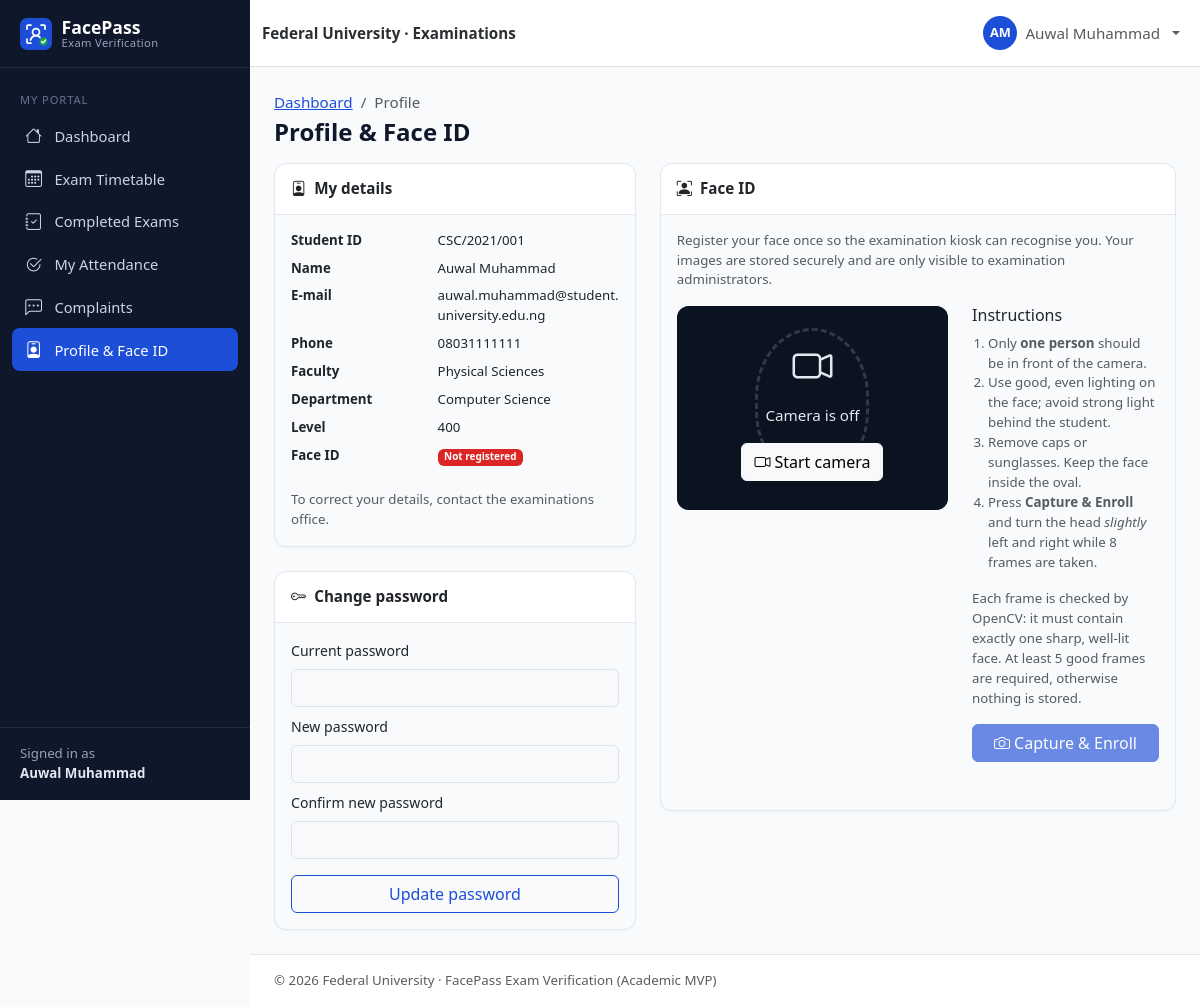
/student/profile.php (signed in), run on the app's committed database.
### tables this page shows
CREATE TABLE users (
    id               INT UNSIGNED NOT NULL AUTO_INCREMENT,
    student_id       VARCHAR(30)  NULL,                 
    first_name       VARCHAR(60)  NOT NULL,
    last_name        VARCHAR(60)  NOT NULL,
    email            VARCHAR(120) NOT NULL,
    phone            VARCHAR(20)  NULL,
    password         VARCHAR(255) NOT NULL,             
    role             ENUM('admin','student') NOT NULL DEFAULT 'student',
    department       VARCHAR(100) NULL,
    level            VARCHAR(10)  NULL,                 
    faculty          VARCHAR(100) NULL,
    face_registered  TINYINT(1)   NOT NULL DEFAULT 0,
    account_status   ENUM('active','inactive','suspended') NOT NULL DEFAULT 'active',
    created_at       TIMESTAMP    NOT NULL DEFAULT CURRENT_TIMESTAMP,
    updated_at       TIMESTAMP    NOT NULL DEFAULT CURRENT_TIMESTAMP ON UPDATE CURRENT_TIMESTAMP,
    PRIMARY KEY (id),
    UNIQUE KEY uq_users_student_id (student_id),
    UNIQUE KEY uq_users_email (email),
    KEY idx_users_role (role),
    KEY idx_users_dept_level (department, level),
    KEY idx_users_status (account_status)
);

### config/database.php (called while the page is built, shortened)
<?php
function db(): PDO
{
    static $pdo = null;
    if ($pdo === null) {
        $dsn = sprintf(
            'mysql:host=%s;port=%s;dbname=%s;charset=utf8mb4',
            DB_HOST,
            DB_PORT,
            DB_NAME
        );
        $pdo = new PDO($dsn, DB_USER, DB_PASS, [
            PDO::ATTR_ERRMODE            => PDO::ERRMODE_EXCEPTION,
            PDO::ATTR_DEFAULT_FETCH_MODE => PDO::FETCH_ASSOC,
            PDO::ATTR_EMULATE_PREPARES   => false,
        ]);
        $offset = (new DateTime('now', new DateTimeZone(APP_TIMEZONE)))->format('P');
        $stmt = $pdo->prepare('SET time_zone = ?');
        $stmt->execute([$offset]);
    }
    return $pdo;
}

### includes/auth.php (called while the page is built, shortened)
<?php
function current_user(): ?array
{
    static $user = false;
    if ($user !== false) {
        return $user;
    }
    $user = null;
    if (!empty($_SESSION['user_id'])) {
        $stmt = db()->prepare('SELECT * FROM users WHERE id = ?');
        $stmt->execute([(int) $_SESSION['user_id']]);
        $row = $stmt->fetch();
        if ($row && $row['account_status'] === 'active' && $row['role'] === ($_SESSION['role'] ?? '')) {
            $user = $row;
        } else {
            logout_user();
        }
    }
    return $user;
}
function requireLogin(): array
{
    $user = current_user();
    return $user;
}
function requireStudent(): array
{
    $user = requireLogin();
    return $user;
}

### student/profile.php (the view, shortened to what this page needs)
<?php
$student = requireStudent();
$canSelfEnroll = !$student['face_registered'] && get_setting('allow_student_self_enrollment', '1') === '1';
$pageTitle = 'Profile & Face ID';
$breadcrumbs = ['Dashboard' => 'student/dashboard.php', 'Profile' => null];
require __DIR__ . '/../includes/header.php';
?>
<div class="row g-4">
    <div class="col-lg-5">
        <div class="card mb-4">
            <div class="card-header"><i class="bi bi-person-badge me-2"></i>My details</div>
            <div class="card-body">
                <dl class="row mb-0 small">
                    <dt class="col-5">Student ID</dt><dd class="col-7"><?= e($student['student_id']) ?></dd>
                    <dt class="col-5">Name</dt><dd class="col-7"><?= e(full_name($student)) ?></dd>
                    <dt class="col-5">E-mail</dt><dd class="col-7"><?= e($student['email']) ?></dd>
                    <dt class="col-5">Phone</dt><dd class="col-7"><?= e($student['phone']) ?></dd>
                    <dt class="col-5">Faculty</dt><dd class="col-7"><?= e($student['faculty']) ?></dd>
                    <dt class="col-5">Department</dt><dd class="col-7"><?= e($student['department']) ?></dd>
                    <dt class="col-5">Level</dt><dd class="col-7"><?= e($student['level']) ?></dd>
                    <dt class="col-5">Face ID</dt><dd class="col-7"><?= yes_no_badge($student['face_registered'], 'Registered', 'Not registered') ?></dd>
                </dl>
                <p class="small text-muted mt-3 mb-0">To correct your details, contact the examinations office.</p>
            </div>
        </div>
        <div class="card">
            <div class="card-header"><i class="bi bi-key me-2"></i>Change password</div>
            <div class="card-body">
                <form method="post" class="needs-validation" novalidate>
                    <div class="mb-2"><label class="form-label" for="current_password">Current password</label>
                        <input type="password" class="form-control" id="current_password" name="current_password" required autocomplete="current-password"></div>
                    <div class="mb-2"><label class="form-label" for="new_password">New password</label>
                        <input type="password" class="form-control" id="new_password" name="new_password" minlength="8" required autocomplete="new-password"></div>
                    <div class="mb-3"><label class="form-label" for="new_password_confirm">Confirm new password</label>
                        <input type="password" class="form-control" id="new_password_confirm" name="new_password_confirm" data-match="#new_password" required autocomplete="new-password">
                        <div class="invalid-feedback">Passwords do not match.</div></div>
                    <button class="btn btn-outline-primary w-100">Update password</button>
                </form>
            </div>
        </div>
    </div>
    <div class="col-lg-7">
        <div class="card">
            <div class="card-header"><i class="bi bi-person-bounding-box me-2"></i>Face ID</div>
            <div class="card-body">
                <?php if ($student['face_registered']): ?>
                    <div class="alert alert-success mb-0"><i class="bi bi-check-circle me-1"></i>Your face is registered. You will be identified automatically at the examination hall entrance.
                        If you have changed your appearance significantly, ask the examinations office to re-enroll you.</div>
                <?php elseif ($canSelfEnroll): ?>
                    <p class="small text-muted">Register your face once so the examination kiosk can recognise you. Your images are stored securely and are only visible to examination administrators.</p>
                    <?php require __DIR__ . '/../includes/enroll-widget.php'; ?>
                <?php else: ?>
                    <div class="alert alert-warning mb-0"><i class="bi bi-exclamation-triangle me-1"></i>Your face is not registered. Please visit the examinations office with your ID card to complete face enrollment before your first examination.</div>
                <?php endif; ?>
            </div>
        </div>
    </div>
</div>
<?php require __DIR__ . '/../includes/footer.php'; ?>

### includes/header.php (shortened to what this page needs)
<?php
$pageTitle = $pageTitle ?? APP_NAME;
$layout = $layout ?? 'app';
$breadcrumbs = $breadcrumbs ?? [];
$bodyClass = $bodyClass ?? '';
$user = current_user();
$role = $user['role'] ?? null;
?>
<!doctype html>
<html lang="en">
<head>
    <link rel="stylesheet" href="<?= e(url('assets/vendor/bootstrap/bootstrap.min.css')) ?>">
    <link rel="stylesheet" href="<?= e(url('assets/vendor/bootstrap-icons/bootstrap-icons.min.css')) ?>">
    <link rel="stylesheet" href="<?= e(url('assets/css/style.css')) ?>">
    <?php if ($role === 'admin'): ?>
        <link rel="stylesheet" href="<?= e(url('assets/css/admin.css')) ?>">
    <?php elseif ($role === 'student'): ?>
        <link rel="stylesheet" href="<?= e(url('assets/css/student.css')) ?>">
    <?php endif; ?>
</head>
<body class="<?= e(trim("layout-$layout $bodyClass")) ?>">
<?php if ($layout === 'app' && $user): ?>
<div class="app-shell">
    <?php require __DIR__ . '/sidebar.php'; ?>
    <div class="app-main">
        <nav class="navbar navbar-expand bg-white border-bottom app-topbar sticky-top">
            <div class="container-fluid">
                <span class="navbar-text fw-semibold text-secondary-emphasis d-none d-sm-inline">
                    <?= e(INSTITUTION_NAME) ?> · Examinations
                </span>
                <ul class="navbar-nav ms-auto align-items-center">
                    <li class="nav-item dropdown">
                        <a class="nav-link dropdown-toggle d-flex align-items-center gap-2" href="#" role="button"
                           data-bs-toggle="dropdown" aria-expanded="false">
                            <span class="avatar-circle"><?= e(strtoupper(substr($user['first_name'], 0, 1) . substr($user['last_name'], 0, 1))) ?></span>
                            <span class="d-none d-md-inline"><?= e(full_name($user)) ?></span>
                        </a>
                    </li>
                </ul>
            </div>
        </nav>
        <main class="app-content container-fluid">
            <div class="d-flex flex-wrap justify-content-between align-items-center mb-3 gap-2">
                <div>
                    <?php if ($breadcrumbs): ?>
                        <nav aria-label="breadcrumb">
                            <ol class="breadcrumb small mb-1">
                                <?php foreach ($breadcrumbs as $label => $link): ?>
                                    <?php if ($link): ?>
                                        <li class="breadcrumb-item"><a href="<?= e(url($link)) ?>"><?= e($label) ?></a></li>
                                    <?php else: ?>
                                        <li class="breadcrumb-item active" aria-current="page"><?= e($label) ?></li>
                                    <?php endif; ?>
                                <?php endforeach; ?>
                            </ol>
                        </nav>
                    <?php endif; ?>
                    <h1 class="h4 mb-0 page-title"><?= e($pageTitle) ?></h1>
                </div>
            </div>
<?php else: ?>
<main class="plain-content">
<?php endif; ?>

### includes/sidebar.php (shortened to what this page needs)
<?php
$current = str_replace('\\', '/', $_SERVER['SCRIPT_NAME'] ?? '');
if (($user['role'] ?? '') === 'admin') {
    $menu = [
        'Overview' => [
            ['admin/dashboard.php', 'bi-speedometer2', 'Dashboard'],
        ],
        'Examination Day' => [
            ['verification/index.php', 'bi-person-bounding-box', 'Verification Kiosk'],
            ['verification/result.php', 'bi-clipboard-check', 'Live Verification Log'],
        ],
        'Management' => [
            ['admin/students.php', 'bi-people', 'Students'],
            ['admin/examinations.php', 'bi-calendar-event', 'Examinations'],
            ['admin/payments.php', 'bi-cash-coin', 'Payments & Eligibility'],
            ['admin/attendance.php', 'bi-check2-square', 'Attendance'],
            ['admin/complaints.php', 'bi-chat-left-text', 'Complaints'],
        ],
        'System' => [
            ['admin/users.php', 'bi-shield-lock', 'Administrators'],
            ['admin/audit-logs.php', 'bi-journal-text', 'Audit Logs'],
            ['admin/settings.php', 'bi-gear', 'Settings'],
        ],
    ];
    $aliases = [
        'admin/student-view.php' => 'admin/students.php',
        'admin/enroll-face.php' => 'admin/students.php',
        'auth/register.php' => 'admin/students.php',
        'admin/examination-create.php' => 'admin/examinations.php',
    ];
} else {
    $menu = [
        'My Portal' => [
            ['student/dashboard.php', 'bi-house', 'Dashboard'],
            ['student/timetable.php', 'bi-calendar3', 'Exam Timetable'],
            ['student/examinations.php', 'bi-journal-check', 'Completed Exams'],
            ['student/attendance.php', 'bi-check2-circle', 'My Attendance'],
            ['student/complaints.php', 'bi-chat-left-dots', 'Complaints'],
            ['student/profile.php', 'bi-person-badge', 'Profile & Face ID'],
        ],
    ];
    $aliases = [];
}
$isActive = function (string $path) use ($current, $aliases): bool {
    foreach ($aliases as $child => $parent) {
        if ($parent === $path && str_ends_with($current, '/' . $child)) {
            return true;
        }
    }
    return str_ends_with($current, '/' . $path);
};
?>
<aside class="offcanvas-lg offcanvas-start app-sidebar" tabindex="-1" id="appSidebar" aria-labelledby="appSidebarLabel">
    <div class="offcanvas-body flex-column p-0">
        <div class="sidebar-desktop-brand d-none d-lg-block">
            <a class="sidebar-brand" href="<?= e(url('index.php')) ?>">
                <img src="<?= e(url('assets/images/logo.svg')) ?>" alt="" width="32" height="32">
                <span>FacePass<small>Exam Verification</small></span>
            </a>
        </div>
        <nav class="sidebar-nav">
            <?php foreach ($menu as $section => $items): ?>
                <div class="sidebar-section"><?= e($section) ?></div>
                <?php foreach ($items as [$path, $icon, $label]): ?>
                    <a class="sidebar-link<?= $isActive($path) ? ' active' : '' ?>" href="<?= e(url($path)) ?>">
                        <i class="bi <?= e($icon) ?>"></i><span><?= e($label) ?></span>
                    </a>
                <?php endforeach; ?>
            <?php endforeach; ?>
        </nav>
        <div class="sidebar-footer small">
            Signed in as<br><strong><?= e(full_name($user)) ?></strong>
        </div>
    </div>
</aside>

### assets/css/style.css (style rules this page uses)
:root { --evs-primary: #1D4ED8; --evs-primary-dark: #1E40AF; --evs-secondary: #0F172A; --evs-success: #16A34A; --evs-danger: #DC2626; --evs-warning: #D97706; --evs-bg: #F8FAFC; --evs-border: #E2E8F0; --evs-muted: #64748B; --sidebar-width: 250px; --bs-primary: #1D4ED8; --bs-primary-rgb: 29, 78, 216; --bs-success: #16A34A; --bs-success-rgb: 22, 163, 74; --bs-danger: #DC2626; --bs-danger-rgb: 220, 38, 38; --bs-dark-rgb: 15, 23, 42; --bs-body-bg: #F8FAFC; --bs-link-color: #1D4ED8; --bs-link-color-rgb: 29, 78, 216; --bs-link-hover-color: #1E40AF; --bs-link-hover-color-rgb: 30, 64, 175; }
body { background: var(--evs-bg); color: var(--evs-secondary); font-size: .95rem; }
.btn-outline-primary { --bs-btn-color: var(--evs-primary); --bs-btn-border-color: var(--evs-primary); --bs-btn-hover-bg: var(--evs-primary); --bs-btn-hover-border-color: var(--evs-primary); --bs-btn-active-bg: var(--evs-primary); }
.app-shell { display: flex; min-height: 100vh; }
.app-sidebar { --bs-offcanvas-width: var(--sidebar-width); --bs-offcanvas-bg: var(--evs-secondary); background: var(--evs-secondary); color: #CBD5E1; }
@media (min-width: 992px) { .app-sidebar { width: var(--sidebar-width); flex-shrink: 0; position: sticky; top: 0; height: 100vh; overflow-y: auto; display: flex; flex-direction: column; } }
@media (min-width: 992px) { .app-sidebar.offcanvas-lg { background-color: var(--evs-secondary) !important; } }
@media (min-width: 992px) { .app-sidebar .offcanvas-body { display: flex; flex: 1; } }
.sidebar-desktop-brand { padding: 1.1rem 1.25rem; border-bottom: 1px solid rgba(255,255,255,.08); width: 100%; }
.sidebar-brand { display: flex; align-items: center; gap: .6rem; color: #fff; text-decoration: none; font-weight: 700; font-size: 1.1rem; }
.sidebar-brand small { display: block; font-size: .7rem; font-weight: 500; color: #94A3B8; letter-spacing: .03em; }
.sidebar-brand span { line-height: 1.1; }
.sidebar-nav { padding: .5rem .75rem 1rem; flex: 1; width: 100%; }
.sidebar-section { font-size: .7rem; text-transform: uppercase; letter-spacing: .08em; color: #64748B; margin: 1rem .5rem .35rem; }
.sidebar-link { display: flex; align-items: center; gap: .7rem; padding: .55rem .75rem; border-radius: .5rem; color: #CBD5E1; text-decoration: none; font-size: .92rem; }
.sidebar-link i { font-size: 1.05rem; width: 1.2rem; text-align: center; }
.sidebar-link.active { background: var(--evs-primary); color: #fff; }
.sidebar-footer { padding: 1rem 1.25rem; border-top: 1px solid rgba(255,255,255,.08); color: #94A3B8; width: 100%; }
.sidebar-footer strong { color: #E2E8F0; }
.app-main { flex: 1; min-width: 0; display: flex; flex-direction: column; }
.app-topbar { min-height: 58px; }
.app-content { padding: 1.5rem; flex: 1; }
.avatar-circle { width: 34px; height: 34px; border-radius: 50%; background: var(--evs-primary); color: #fff; display: inline-flex; align-items: center; justify-content: center; font-size: .8rem; font-weight: 600; }
.page-title { font-weight: 700; color: var(--evs-secondary); }
.card { border: 1px solid var(--evs-border); border-radius: .75rem; box-shadow: 0 1px 2px rgba(15,23,42,.04); }
.card-header { background: #fff; border-bottom: 1px solid var(--evs-border); font-weight: 600; padding: .85rem 1rem; }
.card-header:first-child { border-radius: .75rem .75rem 0 0; }
.form-label { font-weight: 500; font-size: .88rem; }

### data on the page
users: full_name($user) "Auwal Muhammad", first_name+last_name "AM", student "CSC/2021/001", full_name($student) "Auwal Muhammad", email "auwal.muhammad@student.university.edu.ng", phone "08031111111", faculty "Physical Sciences", department "Computer Science", level "400"

### other printed values
$section "MY PORTAL"
$label "Dashboard"
$label "Exam Timetable"
$label "Completed Exams"
$label "My Attendance"
$label "Complaints"
$label "Profile & Face ID"
INSTITUTION_NAME "Federal University"
$label "Profile"
$pageTitle "Profile & Face ID"
$no "Not registered"
ENROLL_FRAMES "8"
ENROLL_MIN_FACES "5"
APP_NAME "FacePass Exam Verification"
